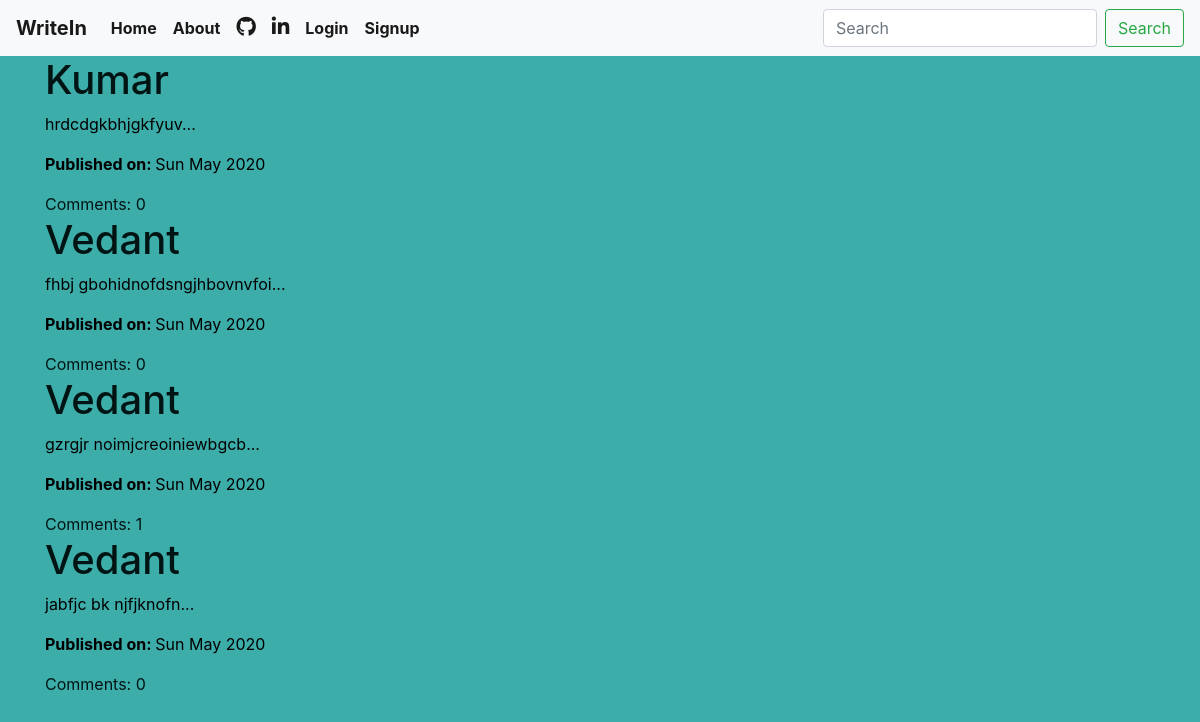
Before: / with the older database file.
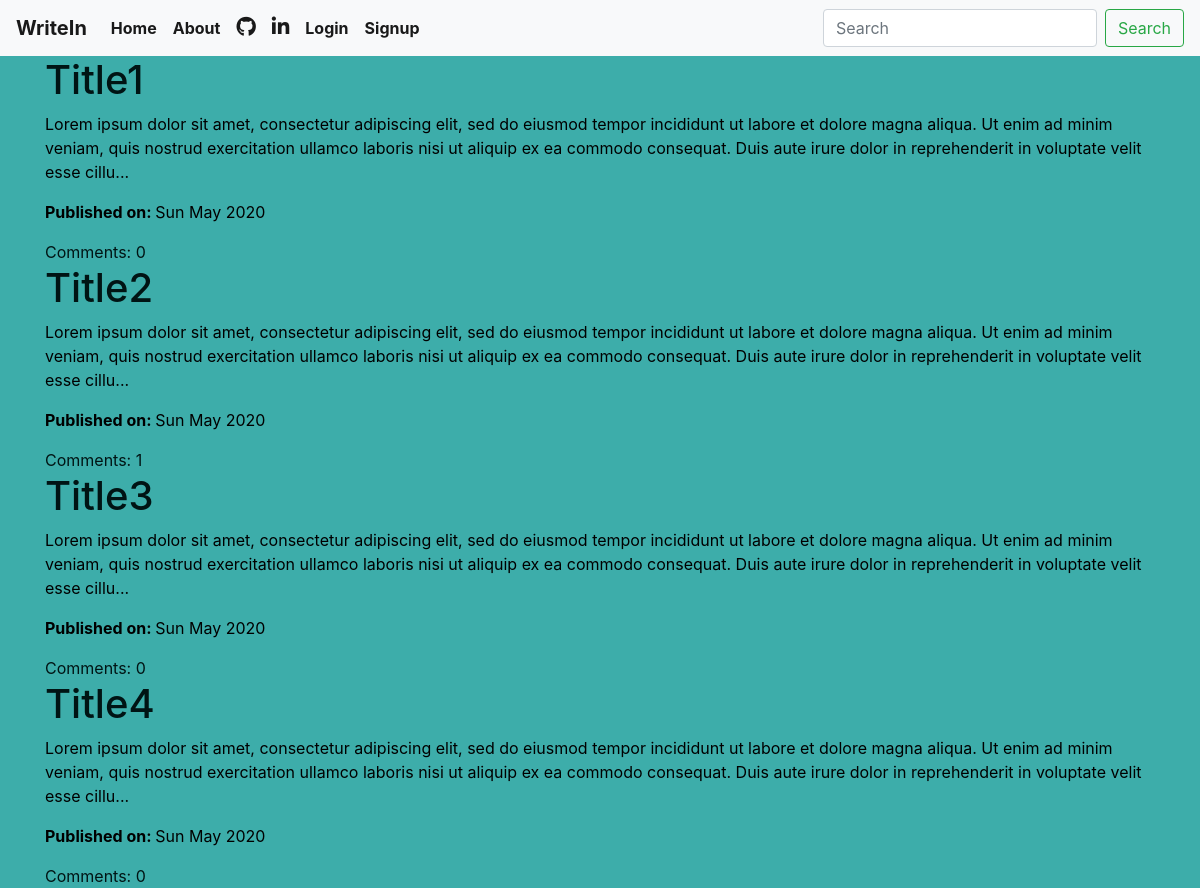
After: the same page with the newer database file.
### blog_app/models.py (models this page shows, shortened)
class Post(models.Model):
    title = models.CharField(max_length=150)
    author = models.ForeignKey(User, on_delete=models.CASCADE)
    text = models.TextField()
    create_date = models.DateTimeField(default=timezone.now)
    publish_date = models.DateTimeField(blank=True,null=True)
    def approveComment(self):
        return self.comments.filter(approve_comment=True)
    def snippet(self):
        return self.text[:300] + '...'

### blog_app/views.py (the view)
# urls.py: url(r'^$', views.PostListView.as_view(),name='post_list'),
class PostListView(ListView):
    model = Post
    template_name = 'blog_app/post_list.html'
    paginate_by = 4
    def get_queryset(self):
        return Post.objects.filter(publish_date__lte = timezone.now()).order_by('-publish_date')

### blog_app/templates/blog_app/post_list.html
{% extends 'blog_app/base.html' %}
{% block content %}
<div class="centerstage">
    {% for post in post_list %}
        <div class="post">
            <div class="article">
              <h1><a href="{% url 'blog_app:post_detail' pk=post.pk %}">{{ post.title }}</a></h1>
              <p>{{ post.snippet }}</p>
            </div>
            <div class="date">
              <p><b>Published on: </b> {{ post.publish_date|date:"D M Y"}}</p>
            </div>
            <div class="comment">
              <a href="{% url 'blog_app:post_detail' pk=post.pk %}">Comments: {{ post.approveComment.count }}</a>
            </div>
        </div>
    {% endfor %}
</div>
{% endblock %}

Changed rows visible on the page:
removed Post: title "Kumar", snippet "hrdcdgkbhjgkfyuv...", publish_date "Sun May 2020", approveComment.count "0"
changed Post: title "Vedant" → "Title1"; snippet "fhbj gbohidnofdsngjhbovnvfoi..." → "Lorem ipsum dolor sit amet, consectetur adipiscing elit, sed do eiusmod tempor incididunt ut labore et dolore magna aliqua. Ut enim ad minim veniam, quis nostrud exercitation ullamco laboris nisi ut aliquip ex ea commodo consequat. Duis aute irure dolor in reprehenderit in voluptate velit esse cillu..."
changed Post: title "Vedant" → "Title2"; snippet "gzrgjr noimjcreoiniewbgcb..." → "Lorem ipsum dolor sit amet, consectetur adipiscing elit, sed do eiusmod tempor incididunt ut labore et dolore magna aliqua. Ut enim ad minim veniam, quis nostrud exercitation ullamco laboris nisi ut aliquip ex ea commodo consequat. Duis aute irure dolor in reprehenderit in voluptate velit esse cillu..."
changed Post: title "Vedant" → "Title3"; snippet "jabfjc bk njfjknofn..." → "Lorem ipsum dolor sit amet, consectetur adipiscing elit, sed do eiusmod tempor incididunt ut labore et dolore magna aliqua. Ut enim ad minim veniam, quis nostrud exercitation ullamco laboris nisi ut aliquip ex ea commodo consequat. Duis aute irure dolor in reprehenderit in voluptate velit esse cillu..."
now on this page (row edited): Post: title "Title4", snippet "Lorem ipsum dolor sit amet, consectetur adipiscing elit, sed do eiusmod tempor incididunt ut labore et dolore magna aliqua. Ut enim ad minim veniam, quis nostrud exercitation ullamco laboris nisi ut aliquip ex ea commodo consequat. Duis aute irure dolor in reprehenderit in voluptate velit esse cillu...", publish_date "Sun May 2020", approveComment.count "0"
